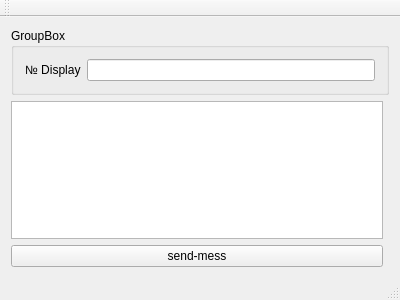
<?xml version="1.0" encoding="UTF-8"?>
<ui version="4.0">
 <class>MainWindow</class>
 <widget class="QMainWindow" name="MainWindow">
  <property name="geometry">
   <rect>
    <x>0</x>
    <y>0</y>
    <width>400</width>
    <height>300</height>
   </rect>
  </property>
  <property name="windowTitle">
   <string>MainWindow</string>
  </property>
  <widget class="QWidget" name="centralWidget">
   <layout class="QGridLayout" name="gridLayout_2">
    <item row="0" column="0" colspan="2">
     <widget class="QGroupBox" name="groupBox">
      <property name="title">
       <string>GroupBox</string>
      </property>
      <layout class="QGridLayout" name="gridLayout">
       <item row="0" column="2">
        <widget class="QLineEdit" name="lineEdit"/>
       </item>
       <item row="0" column="0">
        <widget class="QLabel" name="label">
         <property name="text">
          <string>№ Display</string>
         </property>
        </widget>
       </item>
      </layout>
     </widget>
    </item>
    <item row="3" column="0">
     <widget class="QPushButton" name="pushButton">
      <property name="text">
       <string>send-mess</string>
      </property>
     </widget>
    </item>
    <item row="2" column="0">
     <widget class="QTextEdit" name="textEdit"/>
    </item>
   </layout>
  </widget>
  <widget class="QMenuBar" name="menuBar">
   <property name="geometry">
    <rect>
     <x>0</x>
     <y>0</y>
     <width>400</width>
     <height>29</height>
    </rect>
   </property>
  </widget>
  <widget class="QToolBar" name="mainToolBar">
   <attribute name="toolBarArea">
    <enum>TopToolBarArea</enum>
   </attribute>
   <attribute name="toolBarBreak">
    <bool>false</bool>
   </attribute>
  </widget>
  <widget class="QStatusBar" name="statusBar"/>
 </widget>
 <layoutdefault spacing="6" margin="11"/>
 <resources/>
 <connections/>
</ui>
